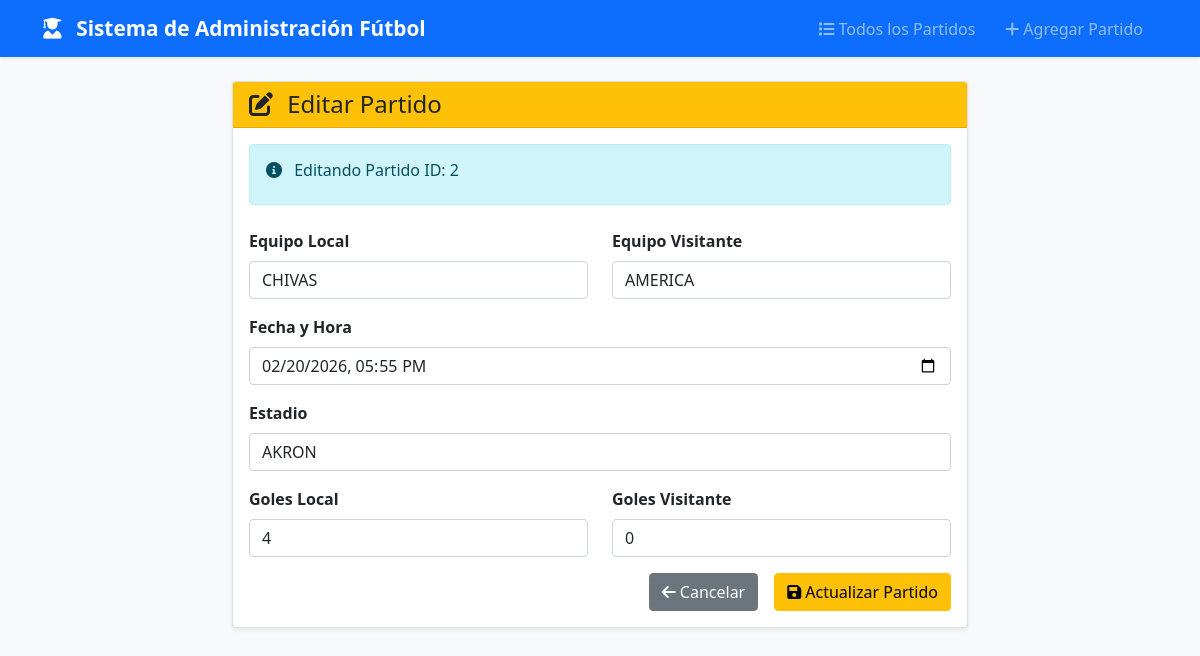
The page /editar/2/ on the database its author committed.
### partidos/models.py (models this page shows, shortened)
class Partido(models.Model):
    id_partido = models.AutoField(primary_key=True)
    equipo_local = models.CharField(max_length=100)
    equipo_visitante = models.CharField(max_length=100)
    fecha = models.DateTimeField()
    estadio = models.CharField(max_length=100)
    goles_local = models.IntegerField(default=0)
    goles_visitante = models.IntegerField(default=0)

### partidos/views.py (the view, shortened to what this page needs)
# urls.py: path('editar/<int:id_partido>/', views.editar_partido, name='editar_partido'),
def editar_partido(request, id_partido):
    partido = get_object_or_404(Partido, pk=id_partido)
    return render(request, 'partidos/editar_partido.html', {'partido': partido})

### partidos/templates/partidos/editar_partido.html (shortened to what this page needs)
{% extends 'partidos/base.html' %}
{% block content %}
<div class="row justify-content-center">
    <div class="col-md-8">
        <div class="card shadow-sm">
            <div class="card-header bg-warning text-dark">
                <h4 class="card-title mb-0">
                    <i class="fas fa-edit me-2"></i>
                    Editar Partido
                </h4>
            </div>
            <div class="card-body">
                <div class="alert alert-info mb-4">
                    <h6 class="alert-heading">
                        <i class="fas fa-info-circle me-2"></i>
                        Editando Partido ID: {{ partido.id_partido }}
                    </h6>
                </div>
                <form method="POST">
                    <div class="row">
                        <div class="col-md-6 mb-3">
                            <label class="form-label fw-bold">Equipo Local</label>
                            <input type="text" name="equipo_local" class="form-control"
                                   value="{{ partido.equipo_local }}" required>
                        </div>
                        <div class="col-md-6 mb-3">
                            <label class="form-label fw-bold">Equipo Visitante</label>
                            <input type="text" name="equipo_visitante" class="form-control"
                                   value="{{ partido.equipo_visitante }}" required>
                        </div>
                    </div>
                    <div class="mb-3">
                        <label class="form-label fw-bold">Fecha y Hora</label>
                        <input type="datetime-local" name="fecha" class="form-control"
                               value="{{ partido.fecha|date:'Y-m-d' }}T{{ partido.fecha|date:'H:i' }}" required>
                    </div>
                    <div class="mb-3">
                        <label class="form-label fw-bold">Estadio</label>
                        <input type="text" name="estadio" class="form-control"
                               value="{{ partido.estadio }}" required>
                    </div>
                    <div class="row">
                        <div class="col-md-6 mb-3">
                            <label class="form-label fw-bold">Goles Local</label>
                            <input type="number" name="goles_local" class="form-control"
                                   value="{{ partido.goles_local }}" min="0">
                        </div>
                        <div class="col-md-6 mb-3">
                            <label class="form-label fw-bold">Goles Visitante</label>
                            <input type="number" name="goles_visitante" class="form-control"
                                   value="{{ partido.goles_visitante }}" min="0">
                        </div>
                    </div>
                    <div class="d-grid gap-2 d-md-flex justify-content-md-end">
                        <a href="{% url 'index' %}" class="btn btn-secondary me-md-2">
                            <i class="fas fa-arrow-left me-1"></i>Cancelar
                        </a>
                        <button type="submit" class="btn btn-warning">
                            <i class="fas fa-save me-1"></i>Actualizar Partido
                        </button>
                    </div>
                </form>
            </div>
        </div>
    </div>
</div>
{% endblock %}

### partidos/templates/partidos/base.html (style rules this page uses)
body { background-color: #f8f9fa; }

### rows shown on the page
Partido: id_partido "2", equipo_local "CHIVAS", equipo_visitante "AMERICA", fecha "02/20/2026 17:55", estadio "AKRON", goles_local "4", goles_visitante "0"
